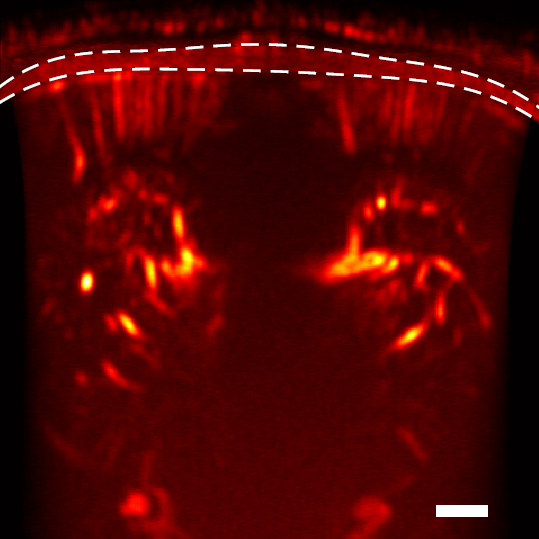
#> input picture image/image_doppler.png, 539 x 539 px, found by its file name
$ python kal5.py
#> lines starting #> are read from the running program, lines starting #| are printed output that depends on the picture
# %%
import cv2
import numpy as np
import os
from matplotlib import pyplot as plt

from myutil import show_img_grid, img_center_crop
from kaleidoscope_generator import kaleidoscope, create_pattern, kaleidoscope_pattern

# %%


image_folder = "image"
output_folder = "output"

filename = "image1.png"
# filename = "image2.png"
filename = "image_doppler.png"
# filename = "test_image.png"

# load image
img_input = cv2.imread(os.path.join(image_folder, filename))
#> img_input is the input picture: shape (539, 539, 3); mean B, G, R 2.4, 3.9, 78.3
img_input = cv2.cvtColor(img_input, cv2.COLOR_BGR2RGB)
# img_input = img_crop_center(img_input)


# add padding around image
pad = 100
img_input = cv2.copyMakeBorder(
    img_input, pad, pad, pad, pad, cv2.BORDER_CONSTANT, value=(0, 0, 0)
)
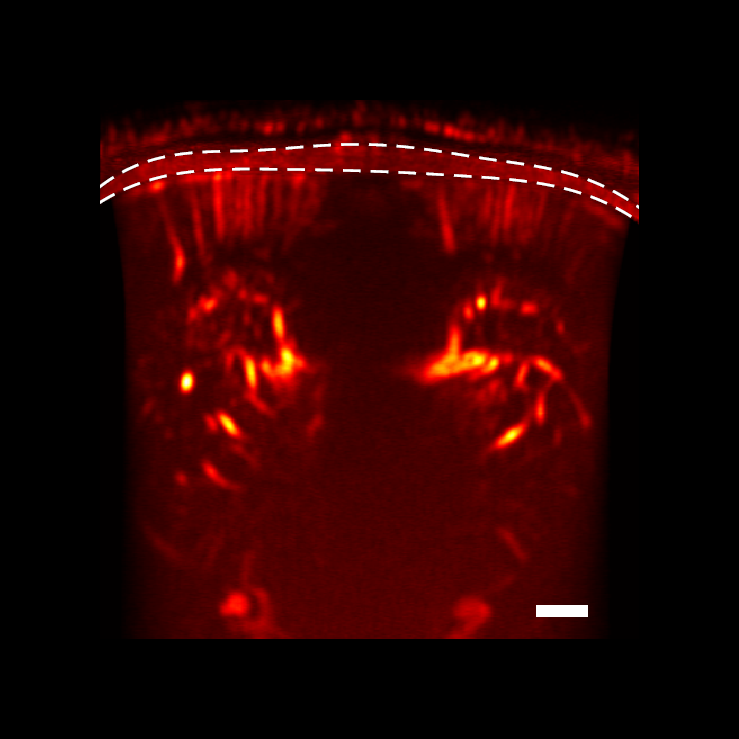
#> img_input: shape (739, 739, 3); mean R, G, B 41.6, 2.1, 1.3

plt.imshow(img_input)


# [11 lines of commented-out code are left out]

#> (the run stopped early here; a loop or call above may not have finished)
